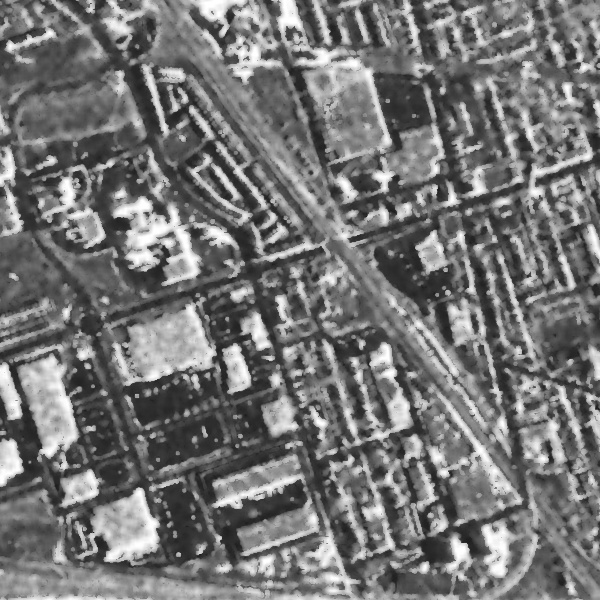
#> input picture drawio/img/sar_input.jpg, 600 x 600 px, found by its file name
$ python draw_gussion.py
#> lines starting #> are read from the running program, lines starting #| are printed output that depends on the picture
from PIL import Image
import numpy as np


def create_mosaic(image_path, output_path, block_size=16):
    """
    给一张图片添加马赛克效果并保存
    block_size (int): 马赛克块的大小（像素）。值越大，马赛克越严重。
    """
#> called with block_size = 12
    try:
        # 1. 加载图片并转换为numpy数组
        img = Image.open(image_path).convert('RGB')
        img_array = np.array(img)

        height, width, channels = img_array.shape
#> height = 600; width = 600; channels = 3

        # 2. 创建一个空的数组来存放结果
        mosaic_array = np.zeros_like(img_array)

        # 3. 遍历每个马赛克块
        for r in range(0, height, block_size):
            for c in range(0, width, block_size):
                # 确定当前块的边界
                r_end = min(r + block_size, height)
                c_end = min(c + block_size, width)

                # 提取当前块
                block = img_array[r:r_end, c:c_end]

                # 计算块的平均颜色（R, G, B三个通道分别计算平均值）
                if block.size > 0:
                    average_color = np.mean(block, axis=(0, 1)).astype(np.uint8)
                else:
                    continue

                # 用平均颜色填充结果数组中的对应块
                mosaic_array[r:r_end, c:c_end] = average_color
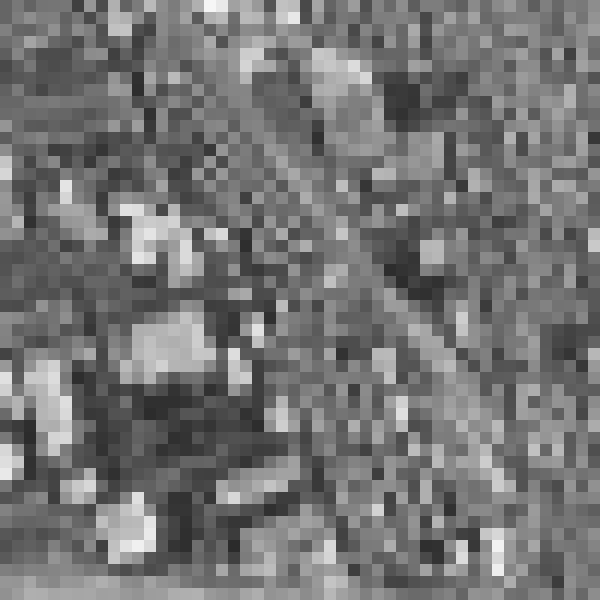
#> mosaic_array: shape (600, 600, 3); min 43, max 246, mean 117.1

        # 4. 从数组创建图片对象并保存
        mosaic_img = Image.fromarray(mosaic_array)
        mosaic_img.save(output_path)
        print(f"成功生成马赛克图片，并保存至: {output_path}")

    except FileNotFoundError:
        print(f"错误: 找不到文件 {image_path}")
    except Exception as e:
        print(f"发生错误: {e}")


# --- 使用示例 ---
# 假设你有一张名为 'original.jpg' 的图片
# 我们将马赛克块大小设置为16x16像素
create_mosaic('D:\work2-diffusion\drawio\img\sar_input.jpg', 'D:\work2-diffusion\drawio\img\mosaic_image.jpg',
              block_size=12)
